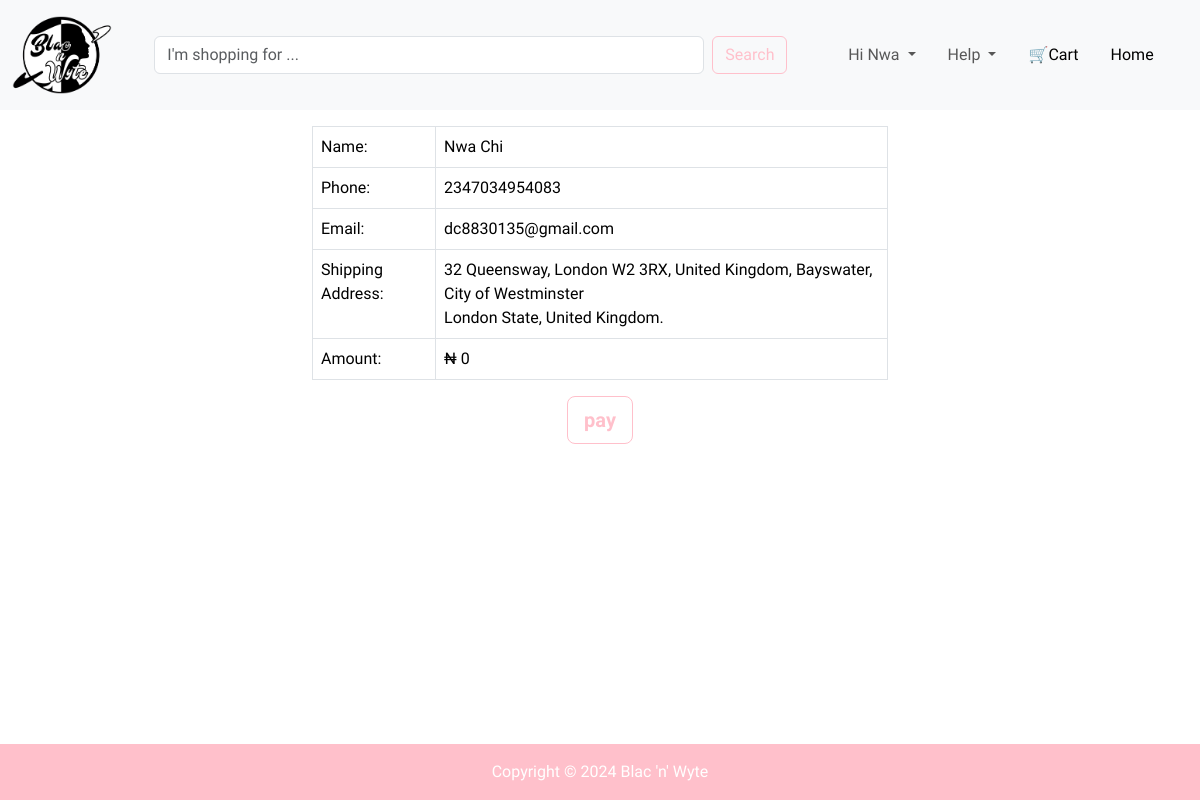
The page /checkout (signed in) on the database its author committed.
### database.py (models this page shows, shortened)
class User(db.Model, UserMixin):
    id: Mapped[int] = mapped_column(primary_key=True)
    email: Mapped[str] = mapped_column(unique=True)
    firstname: Mapped[str]
    lastname: Mapped[str]
    phone: Mapped[int] = mapped_column(Integer)
    password: Mapped[str] = mapped_column(nullable=False)
    country: Mapped[str]
    state: Mapped[str]
    localgovt: Mapped[str]
    city: Mapped[str] = mapped_column(String(70))
    address: Mapped[str]
    registered_on: Mapped[DateTime] = mapped_column(DateTime, nullable=False)
    confirmed: Mapped[bool] = mapped_column(default=False, nullable=False)
    confirmed_on: Mapped[DateTime] = mapped_column(DateTime, nullable=True)
    is_admin: Mapped[bool] = mapped_column(Boolean, default=False, nullable=False)
    user_cart: Mapped[str] = relationship("Cart", back_populates="cart_user")
    user_order: Mapped[str] = relationship("Order", back_populates="order_user")

### onlinestore.py (the view, shortened to what this page needs)
@app.route("/checkout", methods=["GET", "POST"])
def checkout():
    total = request.args.get('total', 0)
    form = PayForm()
    return render_template('checkout.html', form=form, logged_in=current_user.is_authenticated, user=current_user, year=year, total=total)

### form.py
class PayForm(FlaskForm):
    submit = SubmitField(label="pay", render_kw={'class': 'btn btn-outline-success btn-lg pay-btn'})

### method_override.py (called while the page is built)
    def __call__(self, environ, start_response):
        method = environ.get('HTTP_X_HTTP_METHOD_OVERRIDE', '').upper()
        if method in self.allowed_methods:
            environ['REQUEST_METHOD'] = method
        if method in self.bodyless_methods:
            environ['CONTENT_LENGTH'] = '0'
        return self.app(environ, start_response)

### onlinestore.py (called while the page is built)
@login_manager.user_loader
def user_loader(user_id):
    return db.session.execute(db.select(User).where(User.id == user_id)).scalar()

@app.before_request
def track_history():
    if request.endpoint == 'static' or request.method != 'GET':
        return
    history = session.get('history', [])
    history.append(request.url)
    if len(history) > 3:
        history.pop(0)
    session['history'] = history

### templates/checkout.html (shortened to what this page needs)
{% extends "header.html" %}
{% block content %}
    <section id="checkout">
      <div class="container-fluid checkout-div">
        <table class="table checkout-table table-bordered">
          <tbody>
            <tr>
              <td>Name:</td>
              <td>{{ current_user.firstname }} {{ current_user.lastname }}</td>
            </tr>
            <tr>
              <td>Phone:</td>
              <td>{{ current_user.phone }}</td>
            </tr>
            <tr>
              <td>Email:</td>
              <td>{{ current_user.email }}</td>
            </tr>
            <tr>
              <td>Shipping Address:</td>
              <td>{{ current_user.address }}, {{ current_user.city }}, {{ current_user.localgovt }}<br> {{ current_user.state }} State, {{ current_user.country }}.</td>
            </tr>
            <tr>
              <td>Amount:</td>
              <td>₦ {{ total }}</td>
            </tr>
          </tbody>
        </table>
        <form method="POST" class="text-center">
          {{ form.submit }}
        </form>
      </div>
    </section>
{% endblock %}

### templates/header.html (shortened to what this page needs)
<!doctype html>
<html lang="en">
  <head>
    <link href="https://cdn.jsdelivr.net/npm/bootstrap@5.3.3/dist/css/bootstrap.min.css" rel="stylesheet">
    <link rel="stylesheet" href="{{ url_for('static', filename='css/style.css') }}">
  </head>
  <body>
    <nav class="navbar fixed-top navbar-expand-lg bg-body-tertiary">
      <div class="container-fluid">
        <a class="navbar-brand" href="{{ url_for('index') }}">
          <img src="{{url_for('static', filename='images/logo.png')}}" alt="Blac'n'Wyte" width="100" height="100">
        </a>
        <div class="collapse navbar-collapse" id="navbarSupportedContent">
          <form class="d-flex mx-auto" role="search">
            <input class="form-control me-2" type="search" placeholder="I'm shopping for ..." aria-label="Search">
            <button class="btn btn-outline-success" type="submit">Search</button>
          </form>
          <ul class="navbar-nav mx-auto mb-2 mb-lg-0">
            <li class="nav-item dropdown">
              {% if logged_in: %}
              <a class="nav-link dropdown-toggle" href="{{ url_for('index') }}" role="button" data-bs-toggle="dropdown" aria-expanded="false">
                Hi {{ user.firstname }}
              </a>
              {% else: %}
              <a class="nav-link dropdown-toggle" href="#" role="button" data-bs-toggle="dropdown" aria-expanded="false">
                Account
              </a>
              {% endif %}
            </li>
            <li class="nav-item dropdown ms-3">
              <a class="nav-link dropdown-toggle" href="#" role="button" data-bs-toggle="dropdown" aria-expanded="false">
                Help
              </a>
            </li>
            <li class="nav-item ms-3">
              <a class="nav-link active" href="{{ url_for('all_cart') }}" aria-current="page">🛒Cart</a>
            </li>
            {% if user.email == 'lawrence.nno@gmail.com' or user.is_admin == True %}
              <li class="nav-item ms-3">
                <a class="nav-link active" href="{{ url_for('admin.index') }}" aria-current="page">Admin</a>
              </li>
            {% else: %}
              <li class="nav-item ms-3">
                <a class="nav-link active" href="{{ url_for('index') }}" aria-current="page">Home</a>
              </li>
            {% endif %}
          </ul>
        </div>
      </div>
    </nav>
    <main>
      {% block content %}
      {% endblock %}
    </main>
    <footer class="text-center">
      Copyright &#169; {{ year }} Blac 'n' Wyte
    </footer>
  </body>
</html>

### static/css/style.css (style rules this page uses)
body { font-family: "Quicksand", sans-serif; font-optical-sizing: auto; display: flex; flex-direction: column; min-height: 100vh; }
main { flex-grow: 1 !important; }
footer { margin-top: 1rem; padding: 1rem; background-color: pink; color: white; }
.navbar { --bs-navbar-padding-x: 0; --bs-navbar-padding-y: 0; --bs-navbar-color: rgba(var(--bs-emphasis-color-rgb), 0.65); --bs-navbar-hover-color: rgba(var(--bs-emphasis-color-rgb), 0.8); --bs-navbar-disabled-color: rgba(var(--bs-emphasis-color-rgb), 0.3); --bs-navbar-active-color: rgba(var(--bs-emphasis-color-rgb), 1); --bs-navbar-brand-padding-y: 0.3125rem; --bs-navbar-brand-margin-end: 1rem; --bs-navbar-brand-font-size: 1.25rem; --bs-navbar-brand-color: rgba(var(--bs-emphasis-color-rgb), 1); --bs-navbar-brand-hover-color: rgba(var(--bs-emphasis-color-rgb), 1); --bs-navbar-nav-link-padding-x: 0.5rem; --bs-navbar-toggler-padding-y: 0.25rem; --bs-navbar-toggler-padding-x: 0.75rem; --bs-navbar-toggler-font-size: 1.25rem; --bs-navbar-toggler-border-color: rgba(var(--bs-emphasis-color-rgb), 0.15); --bs-navbar-toggler-border-radius: var(--bs-border-radius); --bs-navbar-toggler-focus-width: 0.25rem; --bs-navbar-toggler-transition: box-shadow 0.15s ease-in-out; position: relative; display: flex; flex-wrap: wrap; align-items: center; justify-content: space-between; padding: var(--bs-navbar-padding-y) var(--bs-navbar-padding-x); }
.btn-outline-success { --bs-btn-color: #FFC0CB; --bs-btn-border-color: #FFC0CB; --bs-btn-hover-color: #fff; --bs-btn-hover-bg: #FFC0CB; --bs-btn-hover-border-color: #FFC0CB; --bs-btn-focus-shadow-rgb: 25,135,84; --bs-btn-active-color: #fff; --bs-btn-active-bg: #FFC0CB; --bs-btn-active-border-color: #FFC0CB; --bs-btn-active-shadow: inset 0 3px 5px rgba(0, 0, 0, 0.125); --bs-btn-disabled-color: #FFC0CB; --bs-btn-disabled-bg: transparent; --bs-btn-disabled-border-color: #FFC0CB; --bs-gradient: none; }
.form-control.me-2 { width: 550px; }
.checkout-div { width: 50%; }
.table.checkout-table { margin-top: 1rem; }
.pay-btn { font-weight: 700; }

### rows shown on the page
User: firstname "Nwa", lastname "Chi", phone "2347034954083", email "dc8830135@gmail.com", address "32 Queensway, London W2 3RX, United Kingdom", city "Bayswater", localgovt "City of Westminster", state "London", country "United Kingdom"

### other values the page prints
{{ total }} "0"
{{ year }} "2024"
